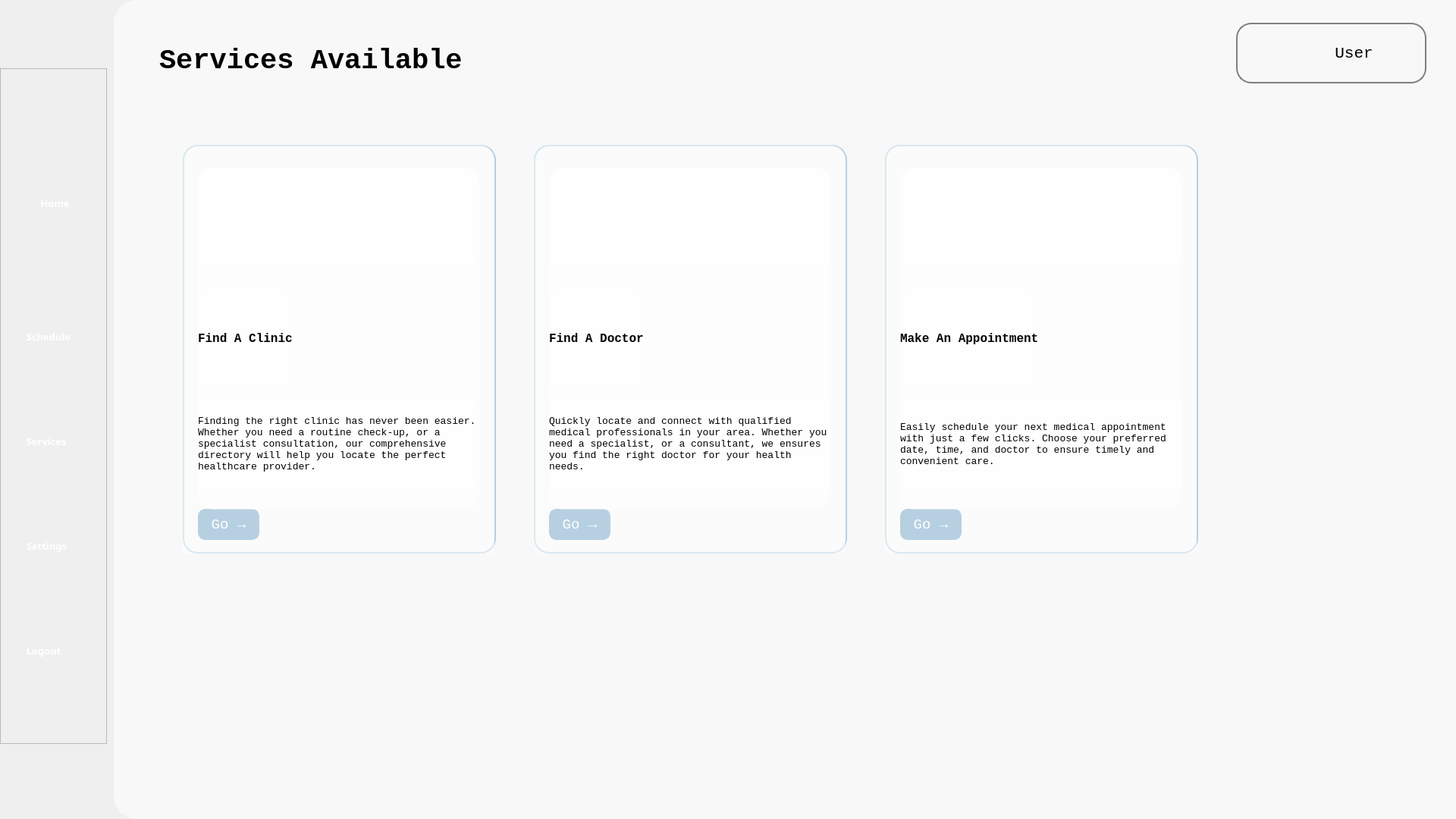
<?xml version="1.0" encoding="UTF-8"?>
<ui version="4.0">
 <class>Form</class>
 <widget class="QWidget" name="Form">
  <property name="geometry">
   <rect>
    <x>0</x>
    <y>0</y>
    <width>1920</width>
    <height>1080</height>
   </rect>
  </property>
  <property name="windowTitle">
   <string>Form</string>
  </property>
  <property name="styleSheet">
   <string notr="true">background-color: &quot;#B6D0E2&quot; </string>
  </property>
  <widget class="QWidget" name="whitebg" native="true">
   <property name="geometry">
    <rect>
     <x>150</x>
     <y>0</y>
     <width>1771</width>
     <height>1080</height>
    </rect>
   </property>
   <property name="styleSheet">
    <string notr="true">background-color: #F8F8F8;
border-bottom-left-radius: 30px;
border-top-left-radius: 30px;</string>
   </property>
   <widget class="QPushButton" name="noti_icon">
    <property name="geometry">
     <rect>
      <x>1380</x>
      <y>30</y>
      <width>70</width>
      <height>81</height>
     </rect>
    </property>
    <property name="text">
     <string/>
    </property>
    <property name="icon">
     <iconset>
      <normaloff>../Images/icon/notification.png</normaloff>../Images/icon/notification.png</iconset>
    </property>
    <property name="iconSize">
     <size>
      <width>40</width>
      <height>40</height>
     </size>
    </property>
   </widget>
   <widget class="QLabel" name="services_avail_title">
    <property name="geometry">
     <rect>
      <x>60</x>
      <y>40</y>
      <width>481</width>
      <height>81</height>
     </rect>
    </property>
    <property name="font">
     <font>
      <family>Consolas</family>
      <pointsize>28</pointsize>
      <weight>75</weight>
      <bold>true</bold>
     </font>
    </property>
    <property name="text">
     <string>Services Available</string>
    </property>
   </widget>
   <widget class="QFrame" name="user_frame">
    <property name="geometry">
     <rect>
      <x>1480</x>
      <y>30</y>
      <width>251</width>
      <height>80</height>
     </rect>
    </property>
    <property name="styleSheet">
     <string notr="true">border-radius: 20px; border: 2px solid #808080</string>
    </property>
    <property name="frameShape">
     <enum>QFrame::StyledPanel</enum>
    </property>
    <property name="frameShadow">
     <enum>QFrame::Raised</enum>
    </property>
    <widget class="QLabel" name="profile_icon">
     <property name="geometry">
      <rect>
       <x>10</x>
       <y>10</y>
       <width>60</width>
       <height>60</height>
      </rect>
     </property>
     <property name="styleSheet">
      <string notr="true">border: none</string>
     </property>
     <property name="text">
      <string/>
     </property>
     <property name="pixmap">
      <pixmap>../Images/icon/profile_icon.png</pixmap>
     </property>
     <property name="scaledContents">
      <bool>true</bool>
     </property>
    </widget>
    <widget class="QPushButton" name="profile_btn">
     <property name="geometry">
      <rect>
       <x>120</x>
       <y>25</y>
       <width>71</width>
       <height>31</height>
      </rect>
     </property>
     <property name="font">
      <font>
       <family>Consolas</family>
       <pointsize>16</pointsize>
      </font>
     </property>
     <property name="styleSheet">
      <string notr="true">border: none</string>
     </property>
     <property name="text">
      <string>User</string>
     </property>
    </widget>
   </widget>
   <widget class="QFrame" name="fadoctor_outer_frame">
    <property name="geometry">
     <rect>
      <x>554</x>
      <y>191</y>
      <width>413</width>
      <height>539</height>
     </rect>
    </property>
    <property name="styleSheet">
     <string notr="true">border: 2px solid #B6D0E2; border-radius: 20px; </string>
    </property>
    <property name="frameShape">
     <enum>QFrame::StyledPanel</enum>
    </property>
    <property name="frameShadow">
     <enum>QFrame::Raised</enum>
    </property>
    <widget class="QFrame" name="fadoctor_inner_frame">
     <property name="geometry">
      <rect>
       <x>0</x>
       <y>0</y>
       <width>411</width>
       <height>551</height>
      </rect>
     </property>
     <property name="styleSheet">
      <string notr="true">border: none; margin: 0; padding:0; background-color: rgba(255, 255, 255, 0.5)</string>
     </property>
     <property name="frameShape">
      <enum>QFrame::StyledPanel</enum>
     </property>
     <property name="frameShadow">
      <enum>QFrame::Plain</enum>
     </property>
     <property name="lineWidth">
      <number>0</number>
     </property>
     <property name="midLineWidth">
      <number>0</number>
     </property>
     <widget class="QPushButton" name="fadoctor_btn">
      <property name="geometry">
       <rect>
        <x>20</x>
        <y>480</y>
        <width>81</width>
        <height>41</height>
       </rect>
      </property>
      <property name="font">
       <font>
        <family>Consolas</family>
        <pointsize>14</pointsize>
       </font>
      </property>
      <property name="styleSheet">
       <string notr="true">border: 2px solid #B6D0E2; border-radius: 10; background-color: #B6D0E2; color: white</string>
      </property>
      <property name="text">
       <string>Go →</string>
      </property>
     </widget>
     <widget class="QWidget" name="layoutWidget">
      <property name="geometry">
       <rect>
        <x>20</x>
        <y>30</y>
        <width>371</width>
        <height>451</height>
       </rect>
      </property>
      <layout class="QVBoxLayout" name="fad_info_layout">
       <item>
        <widget class="QLabel" name="fadoctor_img">
         <property name="styleSheet">
          <string notr="true">border: none; </string>
         </property>
         <property name="text">
          <string/>
         </property>
         <property name="pixmap">
          <pixmap>../Images/services/services_doctor.png</pixmap>
         </property>
         <property name="scaledContents">
          <bool>true</bool>
         </property>
        </widget>
       </item>
       <item>
        <spacer name="horizontalSpacer_5">
         <property name="orientation">
          <enum>Qt::Horizontal</enum>
         </property>
         <property name="sizeHint" stdset="0">
          <size>
           <width>348</width>
           <height>20</height>
          </size>
         </property>
        </spacer>
       </item>
       <item>
        <layout class="QHBoxLayout" name="fad_title_layout">
         <item>
          <widget class="QLabel" name="fadoctor_title">
           <property name="font">
            <font>
             <family>Consolas</family>
             <pointsize>12</pointsize>
             <weight>75</weight>
             <bold>true</bold>
            </font>
           </property>
           <property name="styleSheet">
            <string notr="true">border: none;</string>
           </property>
           <property name="text">
            <string>Find A Doctor</string>
           </property>
           <property name="scaledContents">
            <bool>false</bool>
           </property>
          </widget>
         </item>
         <item>
          <spacer name="horizontalSpacer_6">
           <property name="orientation">
            <enum>Qt::Horizontal</enum>
           </property>
           <property name="sizeHint" stdset="0">
            <size>
             <width>168</width>
             <height>20</height>
            </size>
           </property>
          </spacer>
         </item>
        </layout>
       </item>
       <item>
        <widget class="QLabel" name="fadoctor_text">
         <property name="font">
          <font>
           <family>Consolas</family>
           <pointsize>10</pointsize>
          </font>
         </property>
         <property name="styleSheet">
          <string notr="true">border: none;</string>
         </property>
         <property name="text">
          <string>Quickly locate and connect with qualified medical professionals in your area. Whether you need a specialist, or a consultant, we ensures you find the right doctor for your health needs.</string>
         </property>
         <property name="scaledContents">
          <bool>false</bool>
         </property>
         <property name="wordWrap">
          <bool>true</bool>
         </property>
        </widget>
       </item>
       <item>
        <spacer name="horizontalSpacer_7">
         <property name="orientation">
          <enum>Qt::Horizontal</enum>
         </property>
         <property name="sizeHint" stdset="0">
          <size>
           <width>338</width>
           <height>20</height>
          </size>
         </property>
        </spacer>
       </item>
      </layout>
     </widget>
    </widget>
   </widget>
   <widget class="QFrame" name="faclinic_outer_frame">
    <property name="geometry">
     <rect>
      <x>91</x>
      <y>191</y>
      <width>413</width>
      <height>539</height>
     </rect>
    </property>
    <property name="styleSheet">
     <string notr="true">border: 2px solid #B6D0E2; border-radius: 20px; </string>
    </property>
    <property name="frameShape">
     <enum>QFrame::StyledPanel</enum>
    </property>
    <property name="frameShadow">
     <enum>QFrame::Raised</enum>
    </property>
    <widget class="QFrame" name="faclinic_inner_frame">
     <property name="geometry">
      <rect>
       <x>0</x>
       <y>0</y>
       <width>411</width>
       <height>551</height>
      </rect>
     </property>
     <property name="styleSheet">
      <string notr="true">border: none; margin: 0; padding:0; background-color: rgba(255, 255, 255, 0.5)</string>
     </property>
     <property name="frameShape">
      <enum>QFrame::StyledPanel</enum>
     </property>
     <property name="frameShadow">
      <enum>QFrame::Plain</enum>
     </property>
     <property name="lineWidth">
      <number>0</number>
     </property>
     <property name="midLineWidth">
      <number>0</number>
     </property>
     <widget class="QPushButton" name="faclinic_btn">
      <property name="geometry">
       <rect>
        <x>20</x>
        <y>480</y>
        <width>81</width>
        <height>41</height>
       </rect>
      </property>
      <property name="font">
       <font>
        <family>Consolas</family>
        <pointsize>14</pointsize>
       </font>
      </property>
      <property name="styleSheet">
       <string notr="true">border: 2px solid #B6D0E2; border-radius: 10; background-color: #B6D0E2; color: white</string>
      </property>
      <property name="text">
       <string>Go →</string>
      </property>
     </widget>
     <widget class="QWidget" name="layoutWidget_3">
      <property name="geometry">
       <rect>
        <x>20</x>
        <y>30</y>
        <width>371</width>
        <height>451</height>
       </rect>
      </property>
      <layout class="QVBoxLayout" name="faclinic_info_layout">
       <item>
        <widget class="QLabel" name="faclinic_img">
         <property name="styleSheet">
          <string notr="true">border: none; </string>
         </property>
         <property name="text">
          <string/>
         </property>
         <property name="pixmap">
          <pixmap>../Images/services/services_findClinic.png</pixmap>
         </property>
         <property name="scaledContents">
          <bool>true</bool>
         </property>
        </widget>
       </item>
       <item>
        <spacer name="horizontalSpacer_11">
         <property name="orientation">
          <enum>Qt::Horizontal</enum>
         </property>
         <property name="sizeHint" stdset="0">
          <size>
           <width>348</width>
           <height>20</height>
          </size>
         </property>
        </spacer>
       </item>
       <item>
        <layout class="QHBoxLayout" name="faclinic_title_layout">
         <item>
          <widget class="QLabel" name="faclinic_title">
           <property name="font">
            <font>
             <family>Consolas</family>
             <pointsize>12</pointsize>
             <weight>75</weight>
             <bold>true</bold>
            </font>
           </property>
           <property name="styleSheet">
            <string notr="true">border: none;</string>
           </property>
           <property name="text">
            <string>Find A Clinic</string>
           </property>
           <property name="scaledContents">
            <bool>false</bool>
           </property>
          </widget>
         </item>
         <item>
          <spacer name="horizontalSpacer_12">
           <property name="orientation">
            <enum>Qt::Horizontal</enum>
           </property>
           <property name="sizeHint" stdset="0">
            <size>
             <width>168</width>
             <height>20</height>
            </size>
           </property>
          </spacer>
         </item>
        </layout>
       </item>
       <item>
        <widget class="QLabel" name="faclinic_text">
         <property name="font">
          <font>
           <family>Consolas</family>
           <pointsize>10</pointsize>
          </font>
         </property>
         <property name="styleSheet">
          <string notr="true">border: none;</string>
         </property>
         <property name="text">
          <string>Finding the right clinic has never been easier. Whether you need a routine check-up, or a specialist consultation, our comprehensive directory will help you locate the perfect healthcare provider.</string>
         </property>
         <property name="scaledContents">
          <bool>false</bool>
         </property>
         <property name="wordWrap">
          <bool>true</bool>
         </property>
        </widget>
       </item>
       <item>
        <spacer name="horizontalSpacer_13">
         <property name="orientation">
          <enum>Qt::Horizontal</enum>
         </property>
         <property name="sizeHint" stdset="0">
          <size>
           <width>338</width>
           <height>20</height>
          </size>
         </property>
        </spacer>
       </item>
      </layout>
     </widget>
    </widget>
   </widget>
   <widget class="QFrame" name="makeAppt_outer_frame">
    <property name="geometry">
     <rect>
      <x>1017</x>
      <y>191</y>
      <width>413</width>
      <height>539</height>
     </rect>
    </property>
    <property name="styleSheet">
     <string notr="true">border: 2px solid #B6D0E2; border-radius: 20px; </string>
    </property>
    <property name="frameShape">
     <enum>QFrame::StyledPanel</enum>
    </property>
    <property name="frameShadow">
     <enum>QFrame::Raised</enum>
    </property>
    <widget class="QFrame" name="makeAppt_inner_frame">
     <property name="geometry">
      <rect>
       <x>0</x>
       <y>0</y>
       <width>411</width>
       <height>551</height>
      </rect>
     </property>
     <property name="styleSheet">
      <string notr="true">border: none; margin: 0; padding:0; background-color: rgba(255, 255, 255, 0.5)</string>
     </property>
     <property name="frameShape">
      <enum>QFrame::StyledPanel</enum>
     </property>
     <property name="frameShadow">
      <enum>QFrame::Plain</enum>
     </property>
     <property name="lineWidth">
      <number>0</number>
     </property>
     <property name="midLineWidth">
      <number>0</number>
     </property>
     <widget class="QPushButton" name="makeAppt_btn">
      <property name="geometry">
       <rect>
        <x>20</x>
        <y>480</y>
        <width>81</width>
        <height>41</height>
       </rect>
      </property>
      <property name="font">
       <font>
        <family>Consolas</family>
        <pointsize>14</pointsize>
       </font>
      </property>
      <property name="styleSheet">
       <string notr="true">border: 2px solid #B6D0E2; border-radius: 10; background-color: #B6D0E2; color: white</string>
      </property>
      <property name="text">
       <string>Go →</string>
      </property>
     </widget>
     <widget class="QWidget" name="layoutWidget_2">
      <property name="geometry">
       <rect>
        <x>20</x>
        <y>30</y>
        <width>371</width>
        <height>451</height>
       </rect>
      </property>
      <layout class="QVBoxLayout" name="makeAppt_info_layout">
       <item>
        <widget class="QLabel" name="makeAppt_img">
         <property name="styleSheet">
          <string notr="true">border: none; </string>
         </property>
         <property name="text">
          <string/>
         </property>
         <property name="pixmap">
          <pixmap>../Images/services/services_make_appointment.png</pixmap>
         </property>
         <property name="scaledContents">
          <bool>true</bool>
         </property>
         <property name="alignment">
          <set>Qt::AlignLeading|Qt::AlignLeft|Qt::AlignVCenter</set>
         </property>
        </widget>
       </item>
       <item>
        <spacer name="horizontalSpacer_8">
         <property name="orientation">
          <enum>Qt::Horizontal</enum>
         </property>
         <property name="sizeHint" stdset="0">
          <size>
           <width>348</width>
           <height>20</height>
          </size>
         </property>
        </spacer>
       </item>
       <item>
        <layout class="QHBoxLayout" name="makeAppt_title_layout">
         <item>
          <widget class="QLabel" name="fadoctormakeAppt">
           <property name="font">
            <font>
             <family>Consolas</family>
             <pointsize>12</pointsize>
             <weight>75</weight>
             <bold>true</bold>
            </font>
           </property>
           <property name="styleSheet">
            <string notr="true">border: none;</string>
           </property>
           <property name="text">
            <string>Make An Appointment</string>
           </property>
           <property name="scaledContents">
            <bool>false</bool>
           </property>
          </widget>
         </item>
         <item>
          <spacer name="horizontalSpacer_9">
           <property name="orientation">
            <enum>Qt::Horizontal</enum>
           </property>
           <property name="sizeHint" stdset="0">
            <size>
             <width>168</width>
             <height>20</height>
            </size>
           </property>
          </spacer>
         </item>
        </layout>
       </item>
       <item>
        <widget class="QLabel" name="makeAppt_text">
         <property name="font">
          <font>
           <family>Consolas</family>
           <pointsize>10</pointsize>
          </font>
         </property>
         <property name="styleSheet">
          <string notr="true">border: none;</string>
         </property>
         <property name="text">
          <string>Easily schedule your next medical appointment with just a few clicks. Choose your preferred date, time, and doctor to ensure timely and convenient care.</string>
         </property>
         <property name="scaledContents">
          <bool>false</bool>
         </property>
         <property name="wordWrap">
          <bool>true</bool>
         </property>
        </widget>
       </item>
       <item>
        <spacer name="horizontalSpacer_10">
         <property name="orientation">
          <enum>Qt::Horizontal</enum>
         </property>
         <property name="sizeHint" stdset="0">
          <size>
           <width>338</width>
           <height>20</height>
          </size>
         </property>
        </spacer>
       </item>
      </layout>
     </widget>
    </widget>
   </widget>
  </widget>
  <widget class="QFrame" name="frame">
   <property name="geometry">
    <rect>
     <x>0</x>
     <y>90</y>
     <width>141</width>
     <height>891</height>
    </rect>
   </property>
   <property name="frameShape">
    <enum>QFrame::StyledPanel</enum>
   </property>
   <property name="frameShadow">
    <enum>QFrame::Raised</enum>
   </property>
   <widget class="QWidget" name="layoutWidget_4">
    <property name="geometry">
     <rect>
      <x>30</x>
      <y>19</y>
      <width>87</width>
      <height>871</height>
     </rect>
    </property>
    <layout class="QVBoxLayout" name="verticalLayout">
     <item>
      <widget class="QToolButton" name="home_navigation">
       <property name="enabled">
        <bool>true</bool>
       </property>
       <property name="sizePolicy">
        <sizepolicy hsizetype="Fixed" vsizetype="Fixed">
         <horstretch>0</horstretch>
         <verstretch>0</verstretch>
        </sizepolicy>
       </property>
       <property name="minimumSize">
        <size>
         <width>85</width>
         <height>96</height>
        </size>
       </property>
       <property name="maximumSize">
        <size>
         <width>85</width>
         <height>96</height>
        </size>
       </property>
       <property name="font">
        <font>
         <family>Source Sans Pro Semibold</family>
         <pointsize>10</pointsize>
         <weight>75</weight>
         <bold>true</bold>
        </font>
       </property>
       <property name="styleSheet">
        <string notr="true">border: none; 
color: white;</string>
       </property>
       <property name="text">
        <string>   Home   </string>
       </property>
       <property name="icon">
        <iconset>
         <normaloff>../Images/nav_images/home_page_icon.png</normaloff>../Images/nav_images/home_page_icon.png</iconset>
       </property>
       <property name="iconSize">
        <size>
         <width>70</width>
         <height>70</height>
        </size>
       </property>
       <property name="toolButtonStyle">
        <enum>Qt::ToolButtonTextUnderIcon</enum>
       </property>
      </widget>
     </item>
     <item>
      <widget class="QToolButton" name="appointments_navigation">
       <property name="enabled">
        <bool>true</bool>
       </property>
       <property name="sizePolicy">
        <sizepolicy hsizetype="Fixed" vsizetype="Fixed">
         <horstretch>0</horstretch>
         <verstretch>0</verstretch>
        </sizepolicy>
       </property>
       <property name="font">
        <font>
         <family>Source Sans Pro Semibold</family>
         <pointsize>10</pointsize>
         <weight>75</weight>
         <bold>true</bold>
        </font>
       </property>
       <property name="styleSheet">
        <string notr="true">border: none; 
color: white;</string>
       </property>
       <property name="text">
        <string>Schedule</string>
       </property>
       <property name="icon">
        <iconset>
         <normaloff>../Images/nav_images/appointment_page_icon.png</normaloff>../Images/nav_images/appointment_page_icon.png</iconset>
       </property>
       <property name="iconSize">
        <size>
         <width>70</width>
         <height>70</height>
        </size>
       </property>
       <property name="toolButtonStyle">
        <enum>Qt::ToolButtonTextUnderIcon</enum>
       </property>
      </widget>
     </item>
     <item>
      <widget class="QToolButton" name="services_navigation">
       <property name="enabled">
        <bool>true</bool>
       </property>
       <property name="sizePolicy">
        <sizepolicy hsizetype="Fixed" vsizetype="Fixed">
         <horstretch>0</horstretch>
         <verstretch>0</verstretch>
        </sizepolicy>
       </property>
       <property name="font">
        <font>
         <family>Source Sans Pro Semibold</family>
         <pointsize>10</pointsize>
         <weight>75</weight>
         <bold>true</bold>
        </font>
       </property>
       <property name="styleSheet">
        <string notr="true">border: none; 
color: white;</string>
       </property>
       <property name="text">
        <string>Services</string>
       </property>
       <property name="icon">
        <iconset>
         <normaloff>../Images/nav_images/services_icon.png</normaloff>../Images/nav_images/services_icon.png</iconset>
       </property>
       <property name="iconSize">
        <size>
         <width>70</width>
         <height>70</height>
        </size>
       </property>
       <property name="toolButtonStyle">
        <enum>Qt::ToolButtonTextUnderIcon</enum>
       </property>
      </widget>
     </item>
     <item>
      <widget class="QToolButton" name="settings_navigation">
       <property name="enabled">
        <bool>true</bool>
       </property>
       <property name="sizePolicy">
        <sizepolicy hsizetype="Fixed" vsizetype="Fixed">
         <horstretch>0</horstretch>
         <verstretch>0</verstretch>
        </sizepolicy>
       </property>
       <property name="font">
        <font>
         <family>Source Sans Pro Semibold</family>
         <pointsize>10</pointsize>
         <weight>75</weight>
         <bold>true</bold>
        </font>
       </property>
       <property name="styleSheet">
        <string notr="true">border: none; 
color: white;</string>
       </property>
       <property name="text">
        <string>Settings</string>
       </property>
       <property name="icon">
        <iconset>
         <normaloff>../Images/nav_images/settings_page_icon.png</normaloff>../Images/nav_images/settings_page_icon.png</iconset>
       </property>
       <property name="iconSize">
        <size>
         <width>70</width>
         <height>70</height>
        </size>
       </property>
       <property name="toolButtonStyle">
        <enum>Qt::ToolButtonTextUnderIcon</enum>
       </property>
      </widget>
     </item>
     <item>
      <widget class="QToolButton" name="logout_navigation">
       <property name="enabled">
        <bool>true</bool>
       </property>
       <property name="sizePolicy">
        <sizepolicy hsizetype="Fixed" vsizetype="Fixed">
         <horstretch>0</horstretch>
         <verstretch>0</verstretch>
        </sizepolicy>
       </property>
       <property name="font">
        <font>
         <family>Source Sans Pro Semibold</family>
         <pointsize>10</pointsize>
         <weight>75</weight>
         <bold>true</bold>
        </font>
       </property>
       <property name="styleSheet">
        <string notr="true">border: none; 
color: white;</string>
       </property>
       <property name="text">
        <string>Logout</string>
       </property>
       <property name="icon">
        <iconset>
         <normaloff>../Images/nav_images/logout_icon.png</normaloff>../Images/nav_images/logout_icon.png</iconset>
       </property>
       <property name="iconSize">
        <size>
         <width>70</width>
         <height>70</height>
        </size>
       </property>
       <property name="toolButtonStyle">
        <enum>Qt::ToolButtonTextUnderIcon</enum>
       </property>
      </widget>
     </item>
    </layout>
   </widget>
  </widget>
 </widget>
 <resources/>
 <connections/>
</ui>
